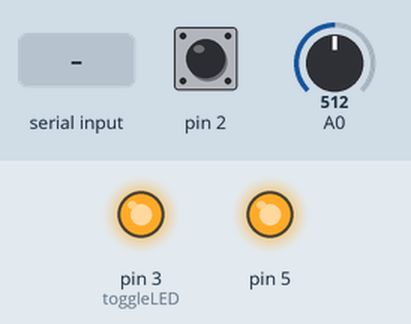
This sketch was run on a simulated Arduino Uno, built with avr-gcc and run on an emulated ATmega328P. On the bench: output pins drawn as LEDs (lit = HIGH). Inputs (shaded band) come from the test bench; at power-on: A0 = 512, pin 2 HIGH. What the sketch prints to the serial monitor is not drawn.

Above: at 1.2 s.
1.3 s: A0 set to 306
At 2.5 s:
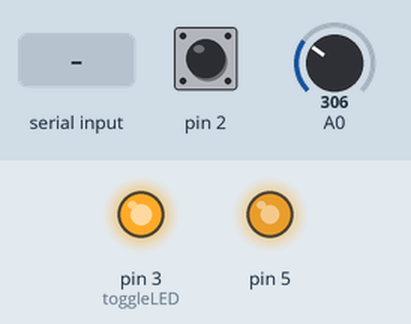
2.8 s: pin 2 pulled LOW for 0.15 s
At 3.3 s:
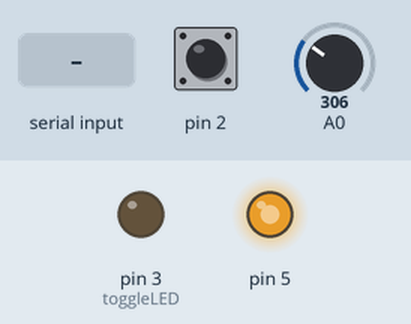
4.5 s: A0 set to 266
At 5.9 s:
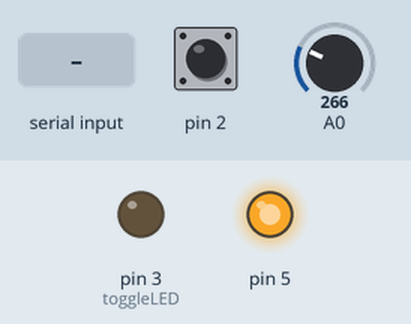
7.5 s: A0 set to 255
At 8.7 s:
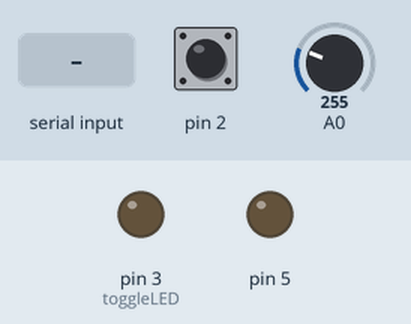
9.0 s: "t" received over Serial
At 10.1 s:
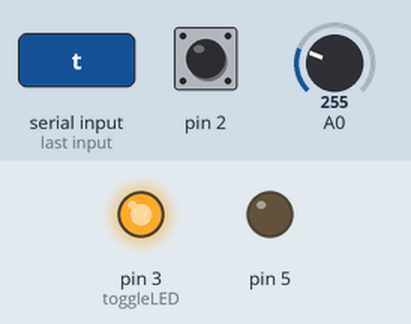
10.5 s: A0 set to 190
At 11.5 s:
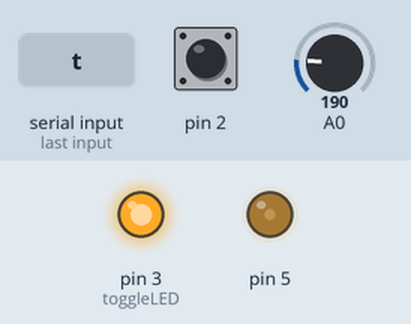
Timing chart, 0 to 13.0 s (numbered marks = the images above; inputs shaded):
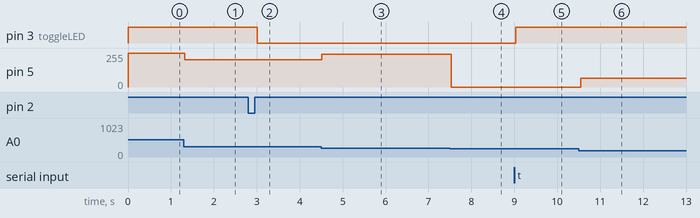

Measured:
- the behaviour switches between 256 and 255 on A0 (found by bisection; images 3 and 4)
- after the input at 1.3 s, pin 5: 255/255 → 205/255 at once
- after the input at 2.8 s, pin 3 (toggleLED): HIGH → LOW after 0.21 s
- after the input at 4.5 s, pin 5: 205/255 → 245/255 at once
- after the input at 7.5 s, pin 5: 245/255 → 0/255 at once
- after the input at 9.0 s, pin 3 (toggleLED): LOW → HIGH at once
- after the input at 10.5 s, pin 5: 0/255 → 65/255 at once

The sketch:

simple_udmi.ino
```cpp
// Tested with an Uno
// Serial in == 't' will toggle the LED
// Also, a button hooked up to pin 2 will toggle the LED

#include <ArduinoJson.h>
int count = 0;
int x = 2000;
int y = 500;
int bub = 0;
int incoming_byte = 0;
boolean remote_override = false;
StaticJsonDocument<200> udmi_out;

void setup() {
  pinMode(3, OUTPUT);
  pinMode(A0, INPUT);
  pinMode(5, OUTPUT);
  pinMode(2, INPUT_PULLUP);
  Serial.begin(9600);
}

// TODO: Might be good to use an interrupt for the 'light switch'

void toggleLED() {
  digitalWrite(3, !digitalRead(3));
}

void loop() {

  // Monitor inputs

  int bib = digitalRead(2);

  if (bib == HIGH) {
    remote_override = false;
  }

  if (bib == HIGH && bub == LOW && remote_override == false) {
    toggleLED();
  }

  int bob = analogRead(0);
  analogWrite(5, 255-bob);

  bub = bib;

  if (Serial.available() > 0) {
    remote_override = true;
    // read the incoming byte:
    incoming_byte = Serial.read();

    // say what you got:
    Serial.print("I received: ");
    Serial.println(incoming_byte, DEC);
    if (incoming_byte == 't') {
      toggleLED() ;
    }

  }

  // Generate output


  //  build udmi

  udmi_out["version"] = 1;
  udmi_out["timestamp"] = "0";
  udmi_out["points"]["lux_level"]["present_value"] = bob;
  udmi_out["points"]["lum_value"]["present_value"] = digitalRead(3)*100;
  udmi_out["points"]["dimmer_value"]["present_value"] = 255-bob;

  //  write udmi

  serializeJson(udmi_out, Serial);
  Serial.println();

}
```
